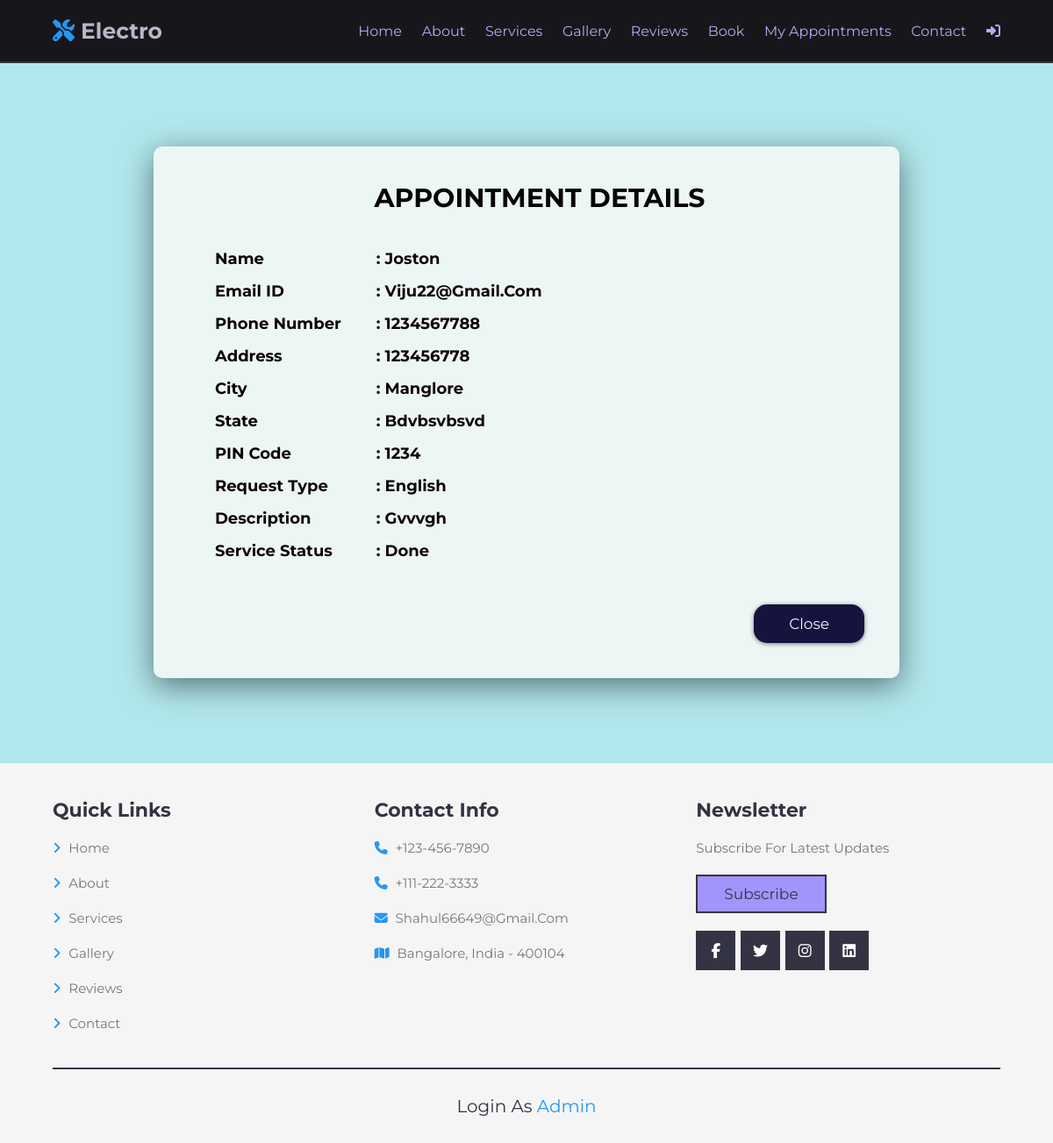
The page /show/2 on the database its author committed.
### electro_app/models.py (models this page shows, shortened)
class customer_request(models.Model):
    customer_name=models.CharField(max_length=10)
    email_ID=models.EmailField()
    phone_number=models.CharField(max_length=10)
    address=models.TextField()
    city=models.CharField(max_length=10)
    state=models.CharField(max_length=10)
    pin_code=models.PositiveIntegerField()
    request_Type=models.CharField(max_length=50, choices=(('english','arduino'),('history','motor'),('electro','battery')), default=" ")
    description=models.TextField()
    date=models.DateField()
    connect=models.ForeignKey(User,default=None, on_delete=models.CASCADE, null=True)
    cdate=models.DateTimeField(auto_now_add=True)

### electro_app/views.py (the view)
# urls.py: path('show/<ID>', views.show, name="show"),
def show(request, ID):
        name=customer_request.objects.get(pk=ID)
        form=booking_form(request.POST or None,instance=name)
        if form.is_valid():
            form.save()
            return redirect('/appointment')
        return render(request, 'show.html',{'show':name})

### templates/show.html (shortened to what this page needs)
{% extends 'base.html' %}
{% load static %}
{% block body %}
<link rel="stylesheet" href="{% static 'css/booking.css'%}">
    <div class="container">
        <form>
            <h3 class="title">Appointment Details</h3>
            <b>
                <table class="table">
                    <tr>
                        <td>Name</td>
                         <td class="rg">: {{show.customer_name}}</td>
                    </tr>
                    <tr>
                        <td>Email ID</td>
                        <td class="rg">: {{show.email_ID}}</td>
                    </tr>
                    <tr>
                        <td>Phone Number</td>
                         <td class="rg">: {{show.phone_number}}</td>
                    </tr>
                    <tr>
                        <td>Address</td>
                         <td class="rg">: {{show.address}}</td>
                    </tr>
                    <tr>
                        <td>City</td>
                         <td class="rg">: {{show.city}}</td>
                    </tr>
                    <tr>
                        <td>State</td>
                        <td class="rg">: {{show.state}}</td>
                    </tr>
                    <tr>
                        <td>PIN Code</td>
                         <td class="rg">: {{show.pin_code}}</td>
                    </tr>
                    <tr>
                        <td>Request Type</td>
                         <td class="rg">: {{show.request_Type}}</td>
                    </tr>
                    <tr>
                        <td>Description</td>
                         <td class="rg">: {{show.description}}</td>
                    </tr>
                    {% if show.cdate.date <= show.date %} <tr>
                        <td><b>Service Status</b></td>
                        <td class="rg">: <b> pending...</b></td>
                        </tr>
                        {% else %}
                        <tr>
                            <td><b>Service Status</b></td>
                            <td class="rg">: <b> done</b></td>
                        </tr>
                        {% endif %}
                </table>
            </b>
            <button class="submit-btn"><a href="/appointment">close</a></button>
        </form>
    </div>
{% endblock body %}

### statics/CSS/stylo.css (style rules this page uses)
* { font-family: 'Montserrat', sans-serif; margin: 0; padding: 0; -webkit-box-sizing: border-box; box-sizing: border-box; outline: none; border: none; text-decoration: none; -webkit-transition: all .2s linear; transition: all .2s linear; }
html { font-size: 62.5%; overflow-x: hidden; scroll-behavior: smooth; scroll-padding-top: 6rem; background-color: rgb(177, 231, 236); }

### statics/CSS/booking.css (style rules this page uses)
* { font-family: 'Montserrat', sans-serif; margin:0; padding:0; box-sizing: border-box; outline: none; border:none; text-transform: capitalize; transition: all .2s linear; }
.container { display: flex; justify-content: center; align-items: center; padding:25px; min-height: 100vh; background-color: rgb(177, 231, 236); margin-top: 7rem; }
.container form { position: relative; width: 100%; max-width: 850px; padding: 80px 40px 40px; padding-top: 2rem; background: rgb(236, 246, 245); border-radius: 10px; color: rgb(9, 1, 1); box-shadow: 0 9px 35px rgba(0,0,0,0.5); margin-top: 4rem; margin-bottom: 4rem; }
.container form::before { content:''; position: absolute; top: 0; left: 0; width: 50%; height: 100%; background: rgba(255, 255, 255, 0.025); transform: skewX(-26deg); transform-origin: bottom; border-radius: 10px; pointer-events: none; }
.container form .title { font-size: 35px; color:rgb(0, 0, 0); padding-top: 2rem; padding-bottom: 1.5rem; text-transform: uppercase; text-align: center; }
.container form .submit-btn { width: 100%; padding:12px; font-size: 17px; color:#fff; margin-top: 5px; cursor: pointer; border-radius: 15px; box-shadow: 0 1px 5px rgba(0,0,0,0.5); background: rgb(22, 19, 62); }
.container form .submit-btn::placeholder { color: rgb(116, 210, 244); }

### templates/show.html (style rules this page uses)
.container form { padding-left: 7rem; }
.table { font-size: 18px; height: 150px; margin-top: 1rem; margin-bottom: 3rem; border-collapse: separate; border-spacing: 0 15px; }
.rg { padding-left: 4rem; }
.container form .submit-btn { float: right; width: 17%; }
.container form .submit-btn a { text-decoration: none; color: aliceblue; }
.container form .title { font-size: 30px; }

### rows shown on the page
customer_request: customer_name "Joston", email_ID "Viju22@gmail.com", phone_number "1234567788", address "123456778", city "Manglore", state "Bdvbsvbsvd", pin_code "1234", request_Type "English", description "Gvvvgh"
